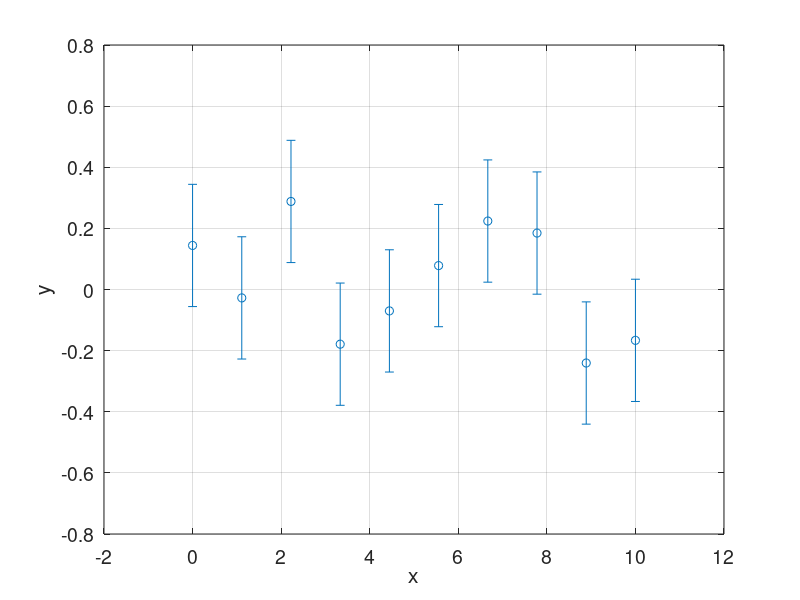

Source code (MATLAB):
close all
clear all

    % Создание файла:

% Задаем количество точек
N = 10;

% Генерируем тестовые данные
x = linspace(0, 10, N);
y = sin(x) + randn(N, 1) * 0.2;
sigma = 0.2 * ones(N, 1);

% Задаем полный путь к папке
folder = 'C:\Users\dapol\OneDrive\Документы\MATLAB\LAB2';

% Создаем полный путь к файлу
fullpath = fullfile(folder, 'data.txt');

% Открываем файл для записи
fid = fopen('data.txt', 'w');

% Записываем данные в файл
for k = 1:N
    fprintf(fid, '%f,%f,%f\n', x(k), y(k), sigma(k));
end

% Закрываем файл
fclose(fid);

    % Загрузка данных:

% Задаем имя файла
filename = 'data.txt';

% Открываем файл для чтения
fid = fopen(filename, 'r');

% Читаем данные из файла
data = fscanf(fid, '%f,%f,%f');

% Закрываем файл
fclose(fid);

% Разбиваем данные на массивы
x = data(1:3:end);
y = data(2:3:end);
sigma = data(3:3:end);

    % Построение графика:

% Создаем фигуру
figure;

% Задаем заголовок
title('Экспериментальные данные');

% Отрисовываем точки с ошибками
errorbar(x, y, sigma, 'o');

% Подписываем оси
xlabel('x');
ylabel('y');

% Настраиваем сетку
grid on;

% Увеличиваем размер шрифта
set(gca, 'FontSize', 14);
